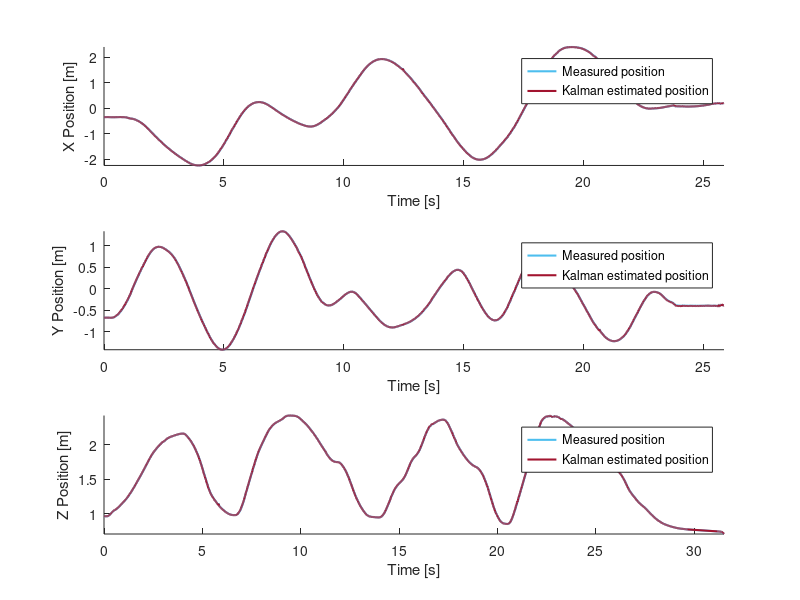
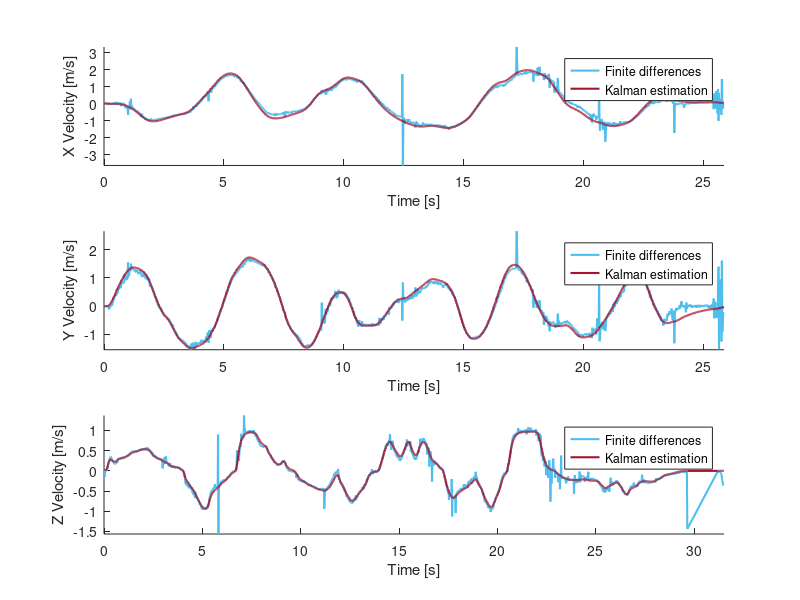

Recreate these plots in MATLAB, in order.
% Asynchronous Kalman performance check.
clear variables
close all
clc
set(0, 'DefaultLineLineWidth', 1.5);

% Colors
blue = [0.3010, 0.7450, 0.9330];
red = [0.6350, 0.0780, 0.1840];
yellow = [0.9290, 0.6940, 0.1250];


%% Load data
data = load("data/vhat_data_check_xy");
dataz  = load("data/vhat_data_check_z");

% preprocessing
data.meas_time = data.meas_time(2:end);
data.meas_pos_x = data.meas_pos_x(2:end);
data.meas_pos_y = data.meas_pos_y(2:end);
data.meas_pos_z = data.meas_pos_z(2:end);

dataz.meas_time = dataz.meas_time(2:end);
dataz.meas_pos_x = dataz.meas_pos_x(2:end);
dataz.meas_pos_y = dataz.meas_pos_y(2:end);
dataz.meas_pos_z = dataz.meas_pos_z(2:end);



%% Numerically differentiate position to get velocity estimation
vel_FD_x = (data.meas_pos_x(2:end) - data.meas_pos_x(1:end - 1))*50;
vel_FD_y = (data.meas_pos_y(2:end) - data.meas_pos_y(1:end - 1))*50;
vel_FD_z = (dataz.meas_pos_z(2:end) - dataz.meas_pos_z(1:end - 1))*50;

data.est_vel_x = data.est_vel_x(1:end - 1);
data.est_vel_y = data.est_vel_y(1:end - 1);
dataz.est_vel_z = dataz.est_vel_z(1:end - 1);

t_meas = data.meas_time - data.est_time(1);
t_est  = data.est_time - data.est_time(1);

t_measz = dataz.meas_time - dataz.est_time(1);
t_estz  = dataz.est_time - dataz.est_time(1);

%% Plots to compare the velocity estimation of the kalman to the numerically differentiated velocity

% Position
figure('Name','Comparison measured pos with kalman est pos')
subplot(311)
hold on
plot(t_meas, data.meas_pos_x, 'Color', blue)
plot(t_est, data.est_pos_x, 'Color', red)
legend('Measured position', 'Kalman estimated position')
xlabel('Time [s]')
axis tight
ylabel('X Position [m]')
subplot(312)
hold on
plot(t_meas, data.meas_pos_y, 'Color', blue)
plot(t_est, data.est_pos_y, 'Color', red)
legend('Measured position', 'Kalman estimated position')
xlabel('Time [s]')
axis tight
ylabel('Y Position [m]')
subplot(313)
hold on
plot(t_measz, dataz.meas_pos_z, 'Color', blue)
plot(t_estz, dataz.est_pos_z, 'Color', red)
legend('Measured position', 'Kalman estimated position')
xlabel('Time [s]')
axis tight
ylabel('Z Position [m]')

% Velocities
figure('Name','Comparison estimated vel with num diff vel')
subplot(311)
hold on
plot(t_meas(1:end-1), vel_FD_x, 'Color', blue)
plot(t_est(1:end-1), data.est_vel_x, 'Color', red)
legend('Finite differences', 'Kalman estimation')
xlabel('Time [s]')
axis tight
ylabel('X Velocity [m/s]')
subplot(312)
hold on
plot(t_meas(1:end-1), vel_FD_y, 'Color', blue)
plot(t_est(1:end-1), data.est_vel_y, 'Color', red)
legend('Finite differences', 'Kalman estimation')
xlabel('Time [s]')
axis tight
ylabel('Y Velocity [m/s]')
subplot(313)
hold on
plot(t_measz(1:end-1), vel_FD_z, 'Color', blue)
plot(t_estz(1:end-1), dataz.est_vel_z, 'Color', red)
legend('Finite differences', 'Kalman estimation')
xlabel('Time [s]')
axis tight
ylabel('Z Velocity [m/s]')
